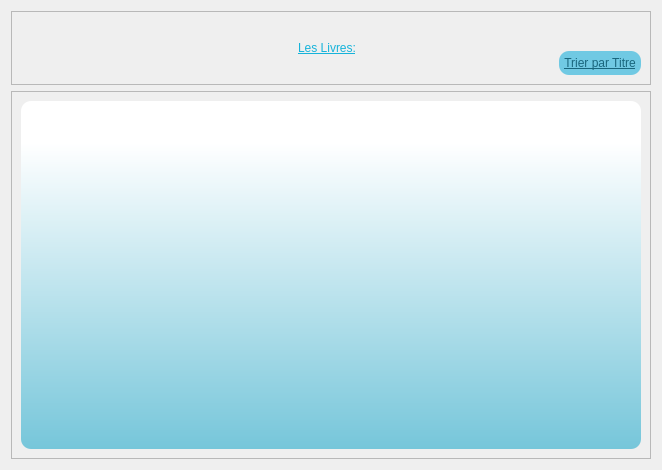
<?xml version="1.0" encoding="UTF-8"?>
<ui version="4.0">
 <class>Dialog</class>
 <widget class="QDialog" name="Dialog">
  <property name="geometry">
   <rect>
    <x>0</x>
    <y>0</y>
    <width>662</width>
    <height>470</height>
   </rect>
  </property>
  <property name="windowTitle">
   <string>Dialog</string>
  </property>
  <property name="styleSheet">
   <string notr="true">background-image: url(b.png);</string>
  </property>
  <layout class="QVBoxLayout" name="verticalLayout" stretch="1,5">
   <item>
    <widget class="QFrame" name="frame">
     <property name="frameShape">
      <enum>QFrame::StyledPanel</enum>
     </property>
     <property name="frameShadow">
      <enum>QFrame::Raised</enum>
     </property>
     <layout class="QHBoxLayout" name="horizontalLayout" stretch="7,1">
      <property name="leftMargin">
       <number>90</number>
      </property>
      <item alignment="Qt::AlignHCenter">
       <widget class="QLabel" name="label">
        <property name="styleSheet">
         <string notr="true">font: 18pt &quot;Bauhaus 93&quot;;
text-decoration: underline;
color: qlineargradient(spread:pad, x1:1, y1:1, x2:1, y2:0.12, stop:0 rgba(22, 179, 218, 255), stop:1 rgba(255, 255, 255, 255));</string>
        </property>
        <property name="text">
         <string>Les Livres:</string>
        </property>
       </widget>
      </item>
      <item alignment="Qt::AlignBottom">
       <widget class="QPushButton" name="pushButton">
        <property name="cursor">
         <cursorShape>PointingHandCursor</cursorShape>
        </property>
        <property name="styleSheet">
         <string notr="true">
font: bold 12px/25px Arial, sans-serif;  
border-radius: 10px;
color: #19667d;
background: #70c9e3;
padding:5;
font: 9pt &quot;Impact&quot;;
text-decoration: underline;</string>
        </property>
        <property name="text">
         <string>Trier par Titre</string>
        </property>
       </widget>
      </item>
     </layout>
    </widget>
   </item>
   <item>
    <widget class="QFrame" name="frame_2">
     <property name="frameShape">
      <enum>QFrame::StyledPanel</enum>
     </property>
     <property name="frameShadow">
      <enum>QFrame::Raised</enum>
     </property>
     <layout class="QVBoxLayout" name="verticalLayout_2">
      <item>
       <widget class="QTableWidget" name="tableWidget">
        <property name="styleSheet">
         <string notr="true">font: bold 12px/25px Arial, sans-serif;  
border-radius: 10px;
color: rgb(0, 0, 0);
background-color: qlineargradient(spread:pad, x1:1, y1:1, x2:1, y2:0.12, stop:0 rgba(118, 198, 218, 255), stop:1 rgba(255, 255, 255, 255));
padding:5;
font: 11pt &quot;Malgun Gothic&quot;;
text-decoration: underline;</string>
        </property>
        <property name="verticalScrollMode">
         <enum>QAbstractItemView::ScrollPerPixel</enum>
        </property>
        <property name="horizontalScrollMode">
         <enum>QAbstractItemView::ScrollPerPixel</enum>
        </property>
        <attribute name="horizontalHeaderMinimumSectionSize">
         <number>50</number>
        </attribute>
        <attribute name="horizontalHeaderDefaultSectionSize">
         <number>140</number>
        </attribute>
        <attribute name="verticalHeaderVisible">
         <bool>false</bool>
        </attribute>
        <attribute name="verticalHeaderMinimumSectionSize">
         <number>30</number>
        </attribute>
        <attribute name="verticalHeaderDefaultSectionSize">
         <number>40</number>
        </attribute>
       </widget>
      </item>
     </layout>
    </widget>
   </item>
  </layout>
 </widget>
 <resources>
  <include location="../../../images/test.qrc"/>
 </resources>
 <connections/>
</ui>
